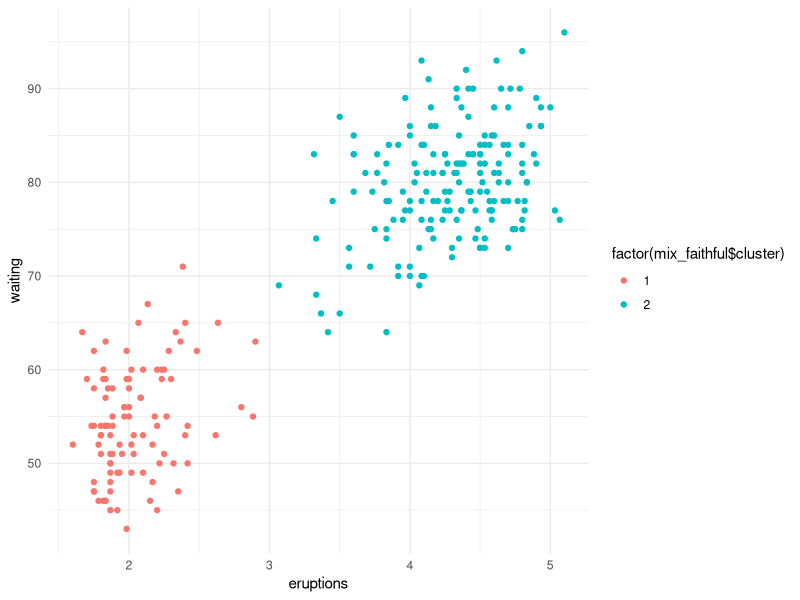

The R source for this figure: (Note: this script raises an error after producing the figure.)
## ---- chunk 1
gaussmixEM = function(
  params,
  X,
  clusters = 2,
  tol = .00001,
  maxits  = 100,
  showits = TRUE
  ) {
  
  # Arguments are 
  # params: starting parameters (means, covariances, cluster probability)
  # X: data 
  # clusters: number of clusters desired
  # tol: tolerance
  # maxits: maximum iterations
  # showits: whether to show iterations
  
  require(mvtnorm)
  # Starting points
  N     = nrow(X)
  mu    = params$mu
  var   = params$var
  probs = params$probs
  
  # initializations
  
  # cluster 'responsibilities', i.e. probability of cluster membership for each
  # observation i
  ri = matrix(0, ncol=clusters, nrow=N)       
  ll = 0                                        # log likelihood
  it = 0                                        # iteration count
  converged = FALSE                             # convergence
  
  # Show iterations if showits == true
  if (showits)                                  
    cat(paste("Iterations of EM:", "\n"))
  
  while (!converged & it < maxits) { 
    probsOld = probs
    # muOld = mu                # Use direct values or loglike for convergence check
    # varOld = var
    llOld = ll
    riOld = ri
    
    ### E
    # Compute responsibilities
    for (k in 1:clusters){
      ri[,k] = probs[k] * dmvnorm(X, mu[k, ], sigma = var[[k]], log = FALSE)
    }
    
    ri = ri/rowSums(ri)
    
    ### M
    rk = colSums(ri)            # rk is weighted average cluster membership size
    probs = rk/N
    
    for (k in 1:clusters){
      varmat = matrix(0, ncol = ncol(X), nrow = ncol(X))    # initialize to sum matrices
      
      for (i in 1:N){
        varmat = varmat + ri[i,k] * X[i,]%*%t(X[i,])
      }
      
      mu[k,]   = (t(X) %*% ri[,k]) / rk[k]
      var[[k]] =  varmat/rk[k] - mu[k,]%*%t(mu[k,])
      
      ll[k] = -.5*sum( ri[,k] * dmvnorm(X, mu[k,], sigma = var[[k]], log = TRUE) )
    }
    
    ll = sum(ll)
    
    ### compare old to current for convergence
    parmlistold =  c(llOld, probsOld)           # c(muOld, unlist(varOld), probsOld)
    parmlistcurrent = c(ll, probs)              # c(mu, unlist(var), probs)
    it = it + 1
    
    # if showits true, & it =1 or modulo of 5 print message
    if (showits & it == 1 | it%%5 == 0)         
      cat(paste(format(it), "...", "\n", sep = ""))
    
    converged = min(abs(parmlistold - parmlistcurrent)) <= tol
  }
  
  clust = which(round(ri) == 1, arr.ind = TRUE)        # create cluster membership
  clust = clust[order(clust[,1]), 2]            # order accoring to row rather than cluster
  out = list(
    probs   = probs,
    mu      = mu,
    var     = var,
    resp    = ri,
    cluster = clust,
    ll      = ll
  )
  
  out
} 
## ---- chunk 2
data("faithful")
## ---- chunk 3
mustart  = rbind(c(3, 60), c(3, 60.1))    # must be at least slightly different
covstart = list(cov(faithful), cov(faithful))
probs    = c(.01, .99)

# params is a list of mu, var, and probs 
starts = list(mu = mustart, var = covstart, probs = probs)  
## ---- chunk 4


mix_faithful = gaussmixEM(
  params = starts,
  X = as.matrix(faithful),
  clusters = 2,
  tol      = 1e-12,
  maxits   = 1500,
  showits  = TRUE
)

str(mix_faithful)
## ---- chunk 5
library(ggplot2)

ggplot(aes(x = eruptions, y = waiting), data = faithful) +
  geom_point(aes(color = factor(mix_faithful$cluster))) +
  theme_minimal()

faithful %>% 
  mutate(prob_clus_1 = mix_faithful$resp[, 1]) %>% 
  ggplot(aes(x = eruptions, y = waiting)) +
  geom_point(aes(color = prob_clus_1)) +
  theme_minimal()

# relatively speaking, these are extremely well-separated clusters
worst = apply(mix_faithful$resp, 1, function(x)  max(x) < .99) 

ggplot(aes(x = eruptions, y = waiting), data = faithful) +
  geom_point(aes(color = worst)) +
  theme_minimal()
## ---- chunk 6
library(mclust)

# options are set to be more similar
mix_mclust = Mclust(
  faithful[, 1:2],
  2,
  modelNames = 'VVV',
  control = emControl(tol = 1e-12)
)

str(mix_mclust, 1)

# compare means
t(mix_faithful$mu)
mix_mclust$parameters$mean

# compare variances
mix_faithful$var
mix_mclust$parameters$variance$sigma

# compare classifications, reverse in case arbitrary numbering of one of them is opposite
table(mix_faithful$cluster, mix_mclust$classification)

table(ifelse(mix_faithful$cluster == 2, 1, 2),
      mix_mclust$classification)

# compare responsibilities; reverse one if arbitrary numbering of one of them is opposite
# cbind(round(mix_faithful$resp[,1], 2), round(mix_mclust$z[,2], 2)) # cluster '1'
# cbind(round(mix_faithful$resp[,2], 2), round(mix_mclust$z[,1], 2)) # cluster '2'
## ---- chunk 7
iris2 = iris %>% select(-Species)
## ---- chunk 8
mustart = iris %>% 
  group_by(Species) %>% 
  summarise(across(.fns = function(x) mean(x) + runif(1, 0, .5))) %>% 
  select(-Species) %>% 
  as.matrix()


# use purrr::map due to mclust::map
covstart = iris %>% 
  split(.$Species) %>% 
  purrr::map(select, -Species) %>% 
  purrr::map(function(x) cov(x) + diag(runif(4, 0, .5))) 

probs = c(.1, .2, .7)

starts = list(mu = mustart, var = covstart, probs = probs)
## ---- chunk 9
mix_mclust_iris = gaussmixEM(
  params = starts,
  X = as.matrix(iris2),
  clusters = 3,
  tol      = 1e-8,
  maxits   = 1500,
  showits  = T
)

table(mix_mclust_iris$cluster, iris$Species)
## ---- chunk 10
mclust_iris = Mclust(iris[,1:4], 3)
table(mclust_iris$classification, iris$Species)
